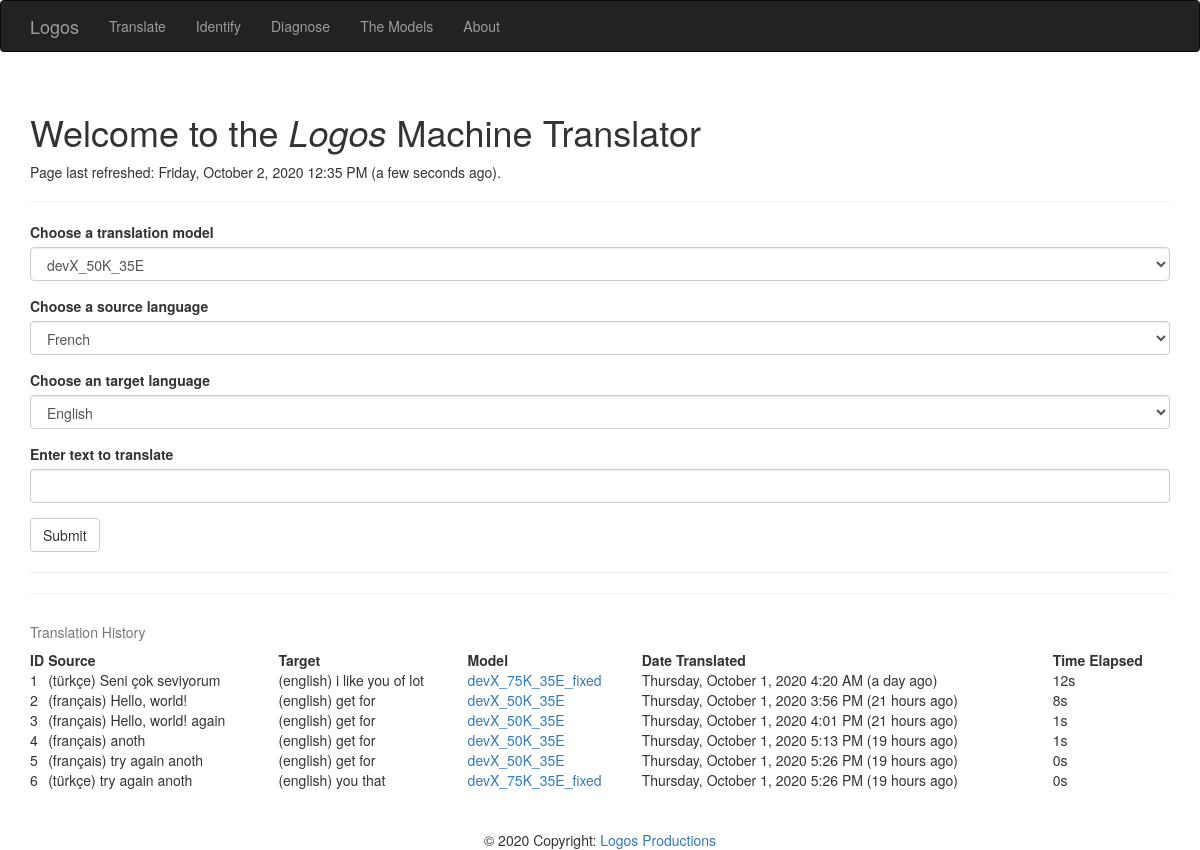
The page / on the database its author committed.
### app/models.py (models this page shows, shortened)
class Language(db.Model):
    __tablename__ = 'languages'
    id = db.Column(db.Integer, primary_key=True)
    code = db.Column(db.String(64), unique=True)
    name = db.Column(db.String(64))
    en_name = db.Column (db.String(64))

class Translation(db.Model):
    __tablename__ = 'translations'
    id = db.Column(db.Integer, primary_key=True)
    date = db.Column(db.DateTime())
    source_txt = db.Column(db.String(64), index=True)
    target_txt = db.Column(db.String(64), index=True)
    model_id = db.Column(db.Integer)
    elapsed_time = db.Column(db.String(64))

class TranslationModel(db.Model):
    __tablename__ = 'translation_models'
    id = db.Column(db.Integer, primary_key=True)
    date = db.Column(db.DateTime())
    name = db.Column(db.String(64))
    summary = db.Column(db.String(64))
    number_of_epochs = db.Column(db.Integer, db.ForeignKey('epochs.id'))
    number_of_sentences = db.Column(db.Integer, db.ForeignKey('subsets.id'))
    source_lang_id = db.Column(db.Integer)
    target_lang_id = db.Column(db.Integer)
    build_id = db.Column(db.Integer)
    model_path = db.Column(db.String)
    source_tokenizer = db.Column(db.String)
    source_max_length = db.Column(db.Integer)
    source_word_count = db.Column(db.Integer)
    target_tokenizer = db.Column(db.String)
    target_word_count = db.Column(db.Integer)
    target_max_length = db.Column(db.Integer)
    aws_bucket_name = db.Column(db.String(64))

### app/main/views.py (the view, shortened to what this page needs)
@main.route('/', methods=['GET', 'POST'])
def index():
    table_of_translation_history = [[   translation.id,
                                        translation.date,
                                        translation.source_txt,
                                        Language.query.filter_by(id=TranslationModel.query.filter_by(id=translation.model_id).first().source_lang_id).first().name,
                                        translation.target_txt,
                                        Language.query.filter_by(id=TranslationModel.query.filter_by(id=translation.model_id).first().target_lang_id).first().name,
                                        TranslationModel.query.filter_by(id=translation.model_id).first().name,
                                        translation.elapsed_time] \
                                        for translation in Translation.query.all()]
    form = TranslationForm()
    form.form_selection_model.choices = [f'{model.name}' for model in db.session.query(TranslationModel.name).distinct()]
    form.form_selection_input_lang.choices = [f'{Language.query.filter_by(id=model.source_lang_id).first().en_name}' \
        for model in db.session.query(TranslationModel.source_lang_id).distinct()]
    form.form_selection_output_lang.choices = [f'{Language.query.filter_by(id=model.target_lang_id).first().en_name}' \
        for model in db.session.query(TranslationModel.target_lang_id).distinct()]
    if 'model_name' in session:
        form.form_selection_model.data = session['model_name']
    if 'input_text' in session:
        form.form_string_input.data= session['input_text']
    if 'input_lang' in session:
        form.form_selection_input_lang.data = session['input_lang']
    if 'output_lang' in session:
        form.form_selection_output_lang.data= session['output_lang']
    return render_template('index.html',
                           form=form,
                           form_output=session.get('form_output'),
                           form_input=session.get('input_text'),
                           ouput_selection=session.get('output_lang'),
                           input_selection=session.get('input_lang'),
                           known=session.get('known', False),
                           table_of_translation_history=table_of_translation_history,
                           current_time=datetime.utcnow())

### app/main/forms.py
class TranslationForm(FlaskForm):
    form_selection_model = SelectField('Choose a translation model', validators=[DataRequired()])
    form_selection_input_lang = SelectField('Choose a source language', validators=[DataRequired()])
    form_selection_output_lang = SelectField('Choose an target language', validators=[DataRequired()])
    form_string_input = StringField('Enter text to translate', validators=[DataRequired()])
    submit = SubmitField('Submit')

### app/templates/index.html (shortened to what this page needs)
{% extends "base.html" %}
{% import "bootstrap/wtf.html" as wtf %}
{% block head %}
{{ super() }}
{% endblock %}
{% block page_content %}
<div class="page-header">
    <h1>Welcome to the <i>Logos</i> Machine Translator</h1>
    <p>Page last refreshed: {{ moment(current_time).format('LLLL') }}
      ({{ moment(current_time).fromNow(refresh=True) }}).</p>
</div>
{{ wtf.quick_form(form) }}
<hr/>
<hr/>
<div class="page=header">
    <table style="width:100%">
        <caption>Translation History</caption>
        <tr>
          <th>ID</th>
          <th>Source</th>
          <th>Target</th>
          <th>Model</th>
          <th>Date Translated</th>
          <th>Time Elapsed</th>
        </tr>
        {% for translation in table_of_translation_history %}
        <tr>
          <td>{{ translation[0] }}</td>
          <td>({{ translation[3] }}) {{ translation[2] }}</td>
          <td>({{ translation [5] }}) {{ translation[4] }}</td>
          <td><a href="/themodels" target="_blank">{{ translation[6] }}</a></td>
          <td>{{ moment(translation[1]).format('LLLL') }} ({{ moment(translation[1]).fromNow(refresh=True) }})</td>
          <td>{{ translation[7] }}</td>
        </tr>
        {% endfor %}
    </table>
</div>
<br/>
<br/>
<footer class="page-footer font-small blue pt-4">
    <div class="footer-copyright text-center py-3">© 2020 Copyright:
      <a href="https://www.notion.so/Logos-fa312d1eb5504c198090ff0da64bc511" target="_blank"> Logos Productions</a>
    </div>
  </footer>
  {% endblock %}

### app/templates/base.html (shortened to what this page needs)
{% extends "bootstrap/base.html" %}
{% block head %}
{{ super() }}
{% endblock %}
{% block navbar %}
<div class="navbar navbar-inverse" role="navigation">
    <div class="container">
        <div class="navbar-header">
            <a class="navbar-brand" href="{{ url_for('main.index') }}">Logos</a>
        </div>
        <div class="navbar-collapse collapse">
            <ul class="nav navbar-nav">
                <li><a href="{{ url_for('main.index') }}">Translate</a></li>
            </ul>
            <ul class="nav navbar-nav">
                <li><a href="{{ url_for('main.identify') }}">Identify</a></li>
            </ul>
            <ul class="nav navbar-nav">
                <li><a href="{{ url_for('main.diagnose') }}">Diagnose</a></li>
            </ul>
            <ul class="nav navbar-nav">
                <li><a href="{{ url_for('main.themodels') }}">The Models</a></li>
            </ul>
            <ul class="nav navbar-nav">
                <li><a href="{{ url_for('main.about') }}">About</a></li>
            </ul>
        </div>
    </div>
</div>
{% endblock %}
{% block content %}
<div class="container">
    {% block page_content %}{% endblock %}
</div>
{% endblock %}

### rows shown on the page
Translation: date "Thursday, October 1, 2020 4:20 AM", date "a day ago"
Translation: date "Thursday, October 1, 2020 3:56 PM", date "21 hours ago"
Translation: date "Thursday, October 1, 2020 4:01 PM", date "21 hours ago"
Translation: date "Thursday, October 1, 2020 5:13 PM", date "19 hours ago"
Translation: date "Thursday, October 1, 2020 5:26 PM", date "19 hours ago"
Translation: date "Thursday, October 1, 2020 5:26 PM", date "19 hours ago"

### other values the page prints
{{ translation[0] }} "1" "2" "3" "4" "5" "6"
